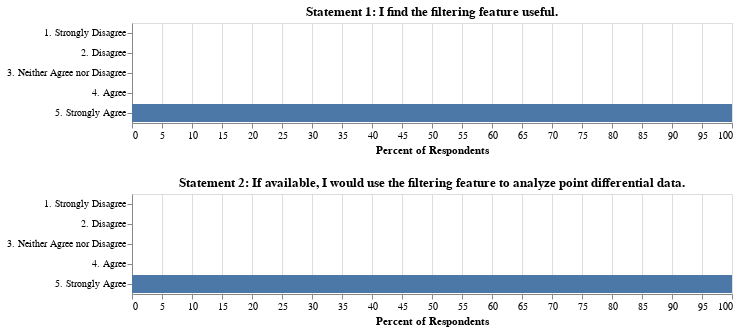

Here is the notebook cell this chart was saved with:
### Markdown cell above
The statements were: 

1.	I find the filtering feature useful. 
2.	If available, I would use the filtering feature when reviewing point differential data. 

The results of the survey are displayed below:

### Code cell
# Aggregated data from respondents
data = [['1. Strongly Disagree', 0], ['2. Disagree', 0], ['3. Neither Agree nor Disagree' ,0], ['4. Agree', 0], ['5. Strongly Agree', 100]]

# Creating dataframe of respondent data from first statement
df = pd.DataFrame(data, columns=['Response', 'Percent'])

# Graphing the results of the first statement
p1 = alt.Chart(df).mark_bar().encode(
    y = alt.Y('Response', title = ''),
    x = alt.X('Percent', title = 'Percent of Respondents')
).properties(
    title = 'Statement 1: I find the filtering feature useful.',
    width = 600
)

# Creating dataframe of respondent data from second statement
df2 = pd.DataFrame(data, columns=['Response', 'Percent'])

# Graphing the results of the second statement
p2 = alt.Chart(df2).mark_bar().encode(
    y = alt.Y('Response', title = ''),
    x = alt.X('Percent', title = 'Percent of Respondents')
).properties(
    title = 'Statement 2: If available, I would use the filtering feature to analyze point differential data.',
    width = 600
)

# Plotting side-by-side graphs
p1 & p2

### Figure 1 — Vega-Lite specification as saved in the notebook (floating-point values rounded to 4 significant figures)
{"config": {"view": {"continuousWidth": 300, "continuousHeight": 300}}, "vconcat": [{"data": {"name": "data-720bf7bbf6066891345d7b2f3cb2ac52"}, "mark": {"type": "bar"}, "encoding": {"x": {"field": "Percent", "title": "Percent of Respondents", "type": "quantitative"}, "y": {"field": "Response", "title": "", "type": "nominal"}}, "title": "Statement 1: I find the filtering feature useful.", "width": 600}, {"data": {"name": "data-720bf7bbf6066891345d7b2f3cb2ac52"}, "mark": {"type": "bar"}, "encoding": {"x": {"field": "Percent", "title": "Percent of Respondents", "type": "quantitative"}, "y": {"field": "Response", "title": "", "type": "nominal"}}, "title": "Statement 2: If available, I would use the filtering feature to analyze point differential data.", "width": 600}], "$schema": "https://vega.github.io/schema/vega-lite/v5.8.0.json", "datasets": {"data-720bf7bbf6066891345d7b2f3cb2ac52": [{"Response": "1. Strongly Disagree", "Percent": 0}, {"Response": "2. Disagree", "Percent": 0}, {"Response": "3. Neither Agree nor Disagree", "Percent": 0}, {"Response": "4. Agree", "Percent": 0}, {"Response": "5. Strongly Agree", "Percent": 100}]}}
